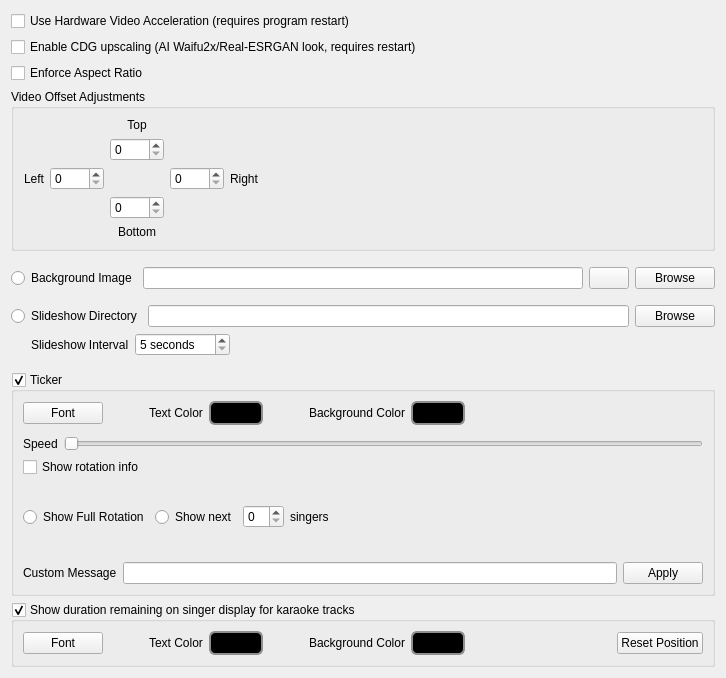
              <widget class="QWidget" name="scrollAreaWidgetContents">
               <property name="geometry">
                <rect>
                 <x>0</x>
                 <y>0</y>
                 <width>726</width>
                 <height>678</height>
                </rect>
               </property>
               <layout class="QVBoxLayout" name="verticalLayout_11">
                <item>
                 <widget class="QCheckBox" name="checkBoxHardwareAccel">
                  <property name="text">
                   <string>Use Hardware Video Acceleration (requires program restart)</string>
                  </property>
                 </widget>
                </item>
                <item>
                  <widget class="QCheckBox" name="checkBoxCdgPrescaling">
                   <property name="toolTip">
                    <string>&lt;html&gt;&lt;head/&gt;&lt;body&gt;&lt;p&gt;Smooths out 16-color pixel art lyrics into clean, anti-aliased vector curves using real-time edge-directed interpolation (AI Waifu2x/Real-ESRGAN simulation).&lt;/p&gt;&lt;/body&gt;&lt;/html&gt;</string>
                   </property>
                   <property name="text">
                    <string>Enable CDG upscaling (AI Waifu2x/Real-ESRGAN look, requires restart)</string>
                   </property>
                  </widget>
                </item>
                <item>
                 <widget class="QCheckBox" name="checkBoxEnforceAspectRatio">
                  <property name="toolTip">
                   <string>If enabled, videos will respect the source aspect ratio when being stretched to fit the window.</string>
                  </property>
                  <property name="text">
                   <string>Enforce Aspect Ratio</string>
                  </property>
                 </widget>
                </item>
                <item>
                 <widget class="QGroupBox" name="groupBox_8">
                  <property name="minimumSize">
                   <size>
                    <width>0</width>
                    <height>0</height>
                   </size>
                  </property>
                  <property name="title">
                   <string>Video Offset Adjustments</string>
                  </property>
                  <layout class="QVBoxLayout" name="verticalLayout_27">
                   <item>
                    <layout class="QGridLayout" name="gridLayout_2">
                     <property name="topMargin">
                      <number>0</number>
                     </property>
                     <item row="1" column="2">
                      <widget class="QSpinBox" name="spinBoxCdgOffsetTop">
                       <property name="maximum">
                        <number>1024</number>
                       </property>
                      </widget>
                     </item>
                     <item row="0" column="2">
                      <widget class="QLabel" name="label_35">
                       <property name="text">
                        <string>Top</string>
                       </property>
                       <property name="alignment">
                        <set>Qt::AlignCenter</set>
                       </property>
                      </widget>
                     </item>
                     <item row="2" column="3">
                      <widget class="QSpinBox" name="spinBoxCdgOffsetRight">
                       <property name="maximum">
                        <number>1024</number>
                       </property>
                      </widget>
                     </item>
                     <item row="2" column="0">
                      <widget class="QLabel" name="label_36">
                       <property name="text">
                        <string>Left</string>
                       </property>
                       <property name="alignment">
                        <set>Qt::AlignRight|Qt::AlignTrailing|Qt::AlignVCenter</set>
                       </property>
                      </widget>
                     </item>
                     <item row="2" column="1">
                      <widget class="QSpinBox" name="spinBoxCdgOffsetLeft">
                       <property name="maximum">
                        <number>1024</number>
                       </property>
                      </widget>
                     </item>
                     <item row="3" column="2">
                      <widget class="QSpinBox" name="spinBoxCdgOffsetBottom">
                       <property name="maximum">
                        <number>1024</number>
                       </property>
                      </widget>
                     </item>
                     <item row="2" column="4">
                      <widget class="QLabel" name="label_37">
                       <property name="text">
                        <string>Right</string>
                       </property>
                      </widget>
                     </item>
                     <item row="2" column="5">
                      <spacer name="horizontalSpacer_18">
                       <property name="orientation">
                        <enum>Qt::Horizontal</enum>
                       </property>
                       <property name="sizeHint" stdset="0">
                        <size>
                         <width>40</width>
                         <height>20</height>
                        </size>
                       </property>
                      </spacer>
                     </item>
                     <item row="4" column="2">
                      <widget class="QLabel" name="label_38">
                       <property name="text">
                        <string>Bottom</string>
                       </property>
                       <property name="alignment">
                        <set>Qt::AlignCenter</set>
                       </property>
                      </widget>
                     </item>
                    </layout>
                   </item>
                  </layout>
                 </widget>
                </item>
                <item>
                 <layout class="QVBoxLayout" name="verticalLayout_12">
                  <property name="topMargin">
                   <number>10</number>
                  </property>
                  <property name="bottomMargin">
                   <number>10</number>
                  </property>
                  <item>
                   <layout class="QHBoxLayout" name="horizontalLayout_8">
                    <property name="topMargin">
                     <number>0</number>
                    </property>
                    <item>
                     <widget class="QRadioButton" name="rbBgImage">
                      <property name="text">
                       <string>Background Image</string>
                      </property>
                     </widget>
                    </item>
                    <item>
                     <widget class="QLineEdit" name="lineEditCdgBackground"/>
                    </item>
                    <item>
                     <widget class="QPushButton" name="pushButtonClearBgImg">
                      <property name="text">
                       <string/>
                      </property>
                      <property name="icon">
                       <iconset theme="edit-clear-all">
                        <normaloff>.</normaloff>.</iconset>
                      </property>
                     </widget>
                    </item>
                    <item>
                     <widget class="QPushButton" name="pushButtonBrowse">
                      <property name="text">
                       <string>Browse</string>
                      </property>
                     </widget>
                    </item>
                   </layout>
                  </item>
                  <item>
                   <layout class="QHBoxLayout" name="horizontalLayout_10">
                    <property name="topMargin">
                     <number>10</number>
                    </property>
                    <item>
                     <widget class="QRadioButton" name="rbSlideshow">
                      <property name="text">
                       <string>Slideshow Directory</string>
                      </property>
                     </widget>
                    </item>
                    <item>
                     <widget class="QLineEdit" name="lineEditSlideshowDir"/>
                    </item>
                    <item>
                     <widget class="QPushButton" name="pushButtonSlideshowBrowse">
                      <property name="text">
                       <string>Browse</string>
                      </property>
                     </widget>
                    </item>
                   </layout>
                  </item>
                  <item>
                   <layout class="QHBoxLayout" name="horizontalLayout_22">
                    <property name="leftMargin">
                     <number>20</number>
                    </property>
                    <property name="topMargin">
                     <number>0</number>
                    </property>
                    <item>
                     <widget class="QLabel" name="label">
                      <property name="text">
                       <string>Slideshow Interval</string>
                      </property>
                     </widget>
                    </item>
                    <item>
                     <widget class="QSpinBox" name="spinBoxSlideshowInterval">
                      <property name="suffix">
                       <string> seconds</string>
                      </property>
                      <property name="minimum">
                       <number>5</number>
                      </property>
                      <property name="maximum">
                       <number>300</number>
                      </property>
                     </widget>
                    </item>
                    <item>
                     <spacer name="horizontalSpacer_19">
                      <property name="orientation">
                       <enum>Qt::Horizontal</enum>
                      </property>
                      <property name="sizeHint" stdset="0">
                       <size>
                        <width>40</width>
                        <height>20</height>
                       </size>
                      </property>
                     </spacer>
                    </item>
                   </layout>
                  </item>
                 </layout>
                </item>
                <item>
                 <widget class="QGroupBox" name="groupBoxTicker">
                  <property name="sizePolicy">
                   <sizepolicy hsizetype="Preferred" vsizetype="MinimumExpanding">
                    <horstretch>0</horstretch>
                    <verstretch>0</verstretch>
                   </sizepolicy>
                  </property>
                  <property name="title">
                   <string>Ticker</string>
                  </property>
                  <property name="checkable">
                   <bool>true</bool>
                  </property>
                  <layout class="QVBoxLayout" name="verticalLayout_9">
                   <item>
                    <layout class="QHBoxLayout" name="horizontalLayout_4">
                     <property name="topMargin">
                      <number>0</number>
                     </property>
                     <property name="bottomMargin">
                      <number>0</number>
                     </property>
                     <item>
                      <widget class="QPushButton" name="pushButtonFont">
                       <property name="text">
                        <string>Font</string>
                       </property>
                      </widget>
                     </item>
                     <item>
                      <spacer name="horizontalSpacer_2">
                       <property name="orientation">
                        <enum>Qt::Horizontal</enum>
                       </property>
                       <property name="sizeType">
                        <enum>QSizePolicy::Fixed</enum>
                       </property>
                       <property name="sizeHint" stdset="0">
                        <size>
                         <width>40</width>
                         <height>20</height>
                        </size>
                       </property>
                      </spacer>
                     </item>
                     <item>
                      <widget class="QLabel" name="label_3">
                       <property name="text">
                        <string>Text Color</string>
                       </property>
                      </widget>
                     </item>
                     <item>
                      <widget class="QPushButton" name="pushButtonTextColor">
                       <property name="styleSheet">
                        <string notr="true">QPushButton {
    border: 2px solid #8f8f91;
    border-radius: 6px;
    background-color: rgb(0,0,0);
    min-width: 40px;
    padding-left: 5px;
    padding-right: 5px;
    padding-top: 3px;
    padding-bottom: 3px;
}

QPushButton:pressed {
    background-color: rgb(0,0,0);
}

QPushButton:flat {
    border: none; /* no border for a flat push button */
}

QPushButton:default {
    border-color: navy; /* make the default button prominent */
}</string>
                       </property>
                       <property name="text">
                        <string/>
                       </property>
                       <property name="autoDefault">
                        <bool>false</bool>
                       </property>
                       <property name="flat">
                        <bool>false</bool>
                       </property>
                      </widget>
                     </item>
                     <item>
                      <spacer name="horizontalSpacer_3">
                       <property name="orientation">
                        <enum>Qt::Horizontal</enum>
                       </property>
                       <property name="sizeType">
                        <enum>QSizePolicy::Fixed</enum>
                       </property>
                       <property name="sizeHint" stdset="0">
                        <size>
                         <width>40</width>
                         <height>20</height>
                        </size>
                       </property>
                      </spacer>
                     </item>
                     <item>
                      <widget class="QLabel" name="label_4">
                       <property name="text">
                        <string>Background Color</string>
                       </property>
                      </widget>
                     </item>
                     <item>
                      <widget class="QPushButton" name="pushButtonBgColor">
                       <property name="styleSheet">
                        <string notr="true">QPushButton {
    border: 2px solid #8f8f91;
    border-radius: 6px;
    background-color: rgb(0,0,0);
    min-width: 40px;
    padding-left: 5px;
    padding-right: 5px;
    padding-top: 3px;
    padding-bottom: 3px;
}

QPushButton:pressed {
    background-color: rgb(0,0,0);
}

QPushButton:flat {
    border: none; /* no border for a flat push button */
}

QPushButton:default {
    border-color: navy; /* make the default button prominent */
}</string>
                       </property>
                       <property name="text">
                        <string/>
                       </property>
                       <property name="autoDefault">
                        <bool>false</bool>
                       </property>
                       <property name="flat">
                        <bool>false</bool>
                       </property>
                      </widget>
                     </item>
                     <item>
                      <spacer name="horizontalSpacer_4">
                       <property name="orientation">
                        <enum>Qt::Horizontal</enum>
                       </property>
                       <property name="sizeHint" stdset="0">
                        <size>
                         <width>40</width>
                         <height>20</height>
                        </size>
                       </property>
                      </spacer>
                     </item>
                    </layout>
                   </item>
                   <item>
                    <layout class="QHBoxLayout" name="horizontalLayout_5">
                     <property name="topMargin">
                      <number>5</number>
                     </property>
                     <item>
                      <widget class="QLabel" name="label_2">
                       <property name="text">
                        <string>Speed</string>
                       </property>
                      </widget>
                     </item>
                     <item>
                      <widget class="QSlider" name="horizontalSliderTickerSpeed">
                       <property name="minimum">
                        <number>0</number>
                       </property>
                       <property name="maximum">
                        <number>50</number>
                       </property>
                       <property name="orientation">
                        <enum>Qt::Horizontal</enum>
                       </property>
                       <property name="invertedAppearance">
                        <bool>false</bool>
                       </property>
                       <property name="invertedControls">
                        <bool>false</bool>
                       </property>
                      </widget>
                     </item>
                    </layout>
                   </item>
                   <item>
                    <widget class="QCheckBox" name="cbxTickerShowRotationInfo">
                     <property name="text">
                      <string>Show rotation info</string>
                     </property>
                    </widget>
                   </item>
                   <item>
                    <layout class="QHBoxLayout" name="horizontalLayout_7">
                     <property name="spacing">
                      <number>6</number>
                     </property>
                     <property name="topMargin">
                      <number>0</number>
                     </property>
                     <item>
                      <widget class="QRadioButton" name="radioButtonFullRotation">
                       <property name="text">
                        <string>Show Full Rotation</string>
                       </property>
                      </widget>
                     </item>
                     <item>
                      <widget class="QRadioButton" name="radioButtonPartialRotation">
                       <property name="text">
                        <string>Show next</string>
                       </property>
                      </widget>
                     </item>
                     <item>
                      <widget class="QSpinBox" name="spinBoxTickerSingers"/>
                     </item>
                     <item>
                      <widget class="QLabel" name="label_5">
                       <property name="text">
                        <string>singers</string>
                       </property>
                      </widget>
                     </item>
                     <item>
                      <spacer name="horizontalSpacer_5">
                       <property name="orientation">
                        <enum>Qt::Horizontal</enum>
                       </property>
                       <property name="sizeHint" stdset="0">
                        <size>
                         <width>40</width>
                         <height>20</height>
                        </size>
                       </property>
                      </spacer>
                     </item>
                    </layout>
                   </item>
                   <item>
                    <layout class="QHBoxLayout" name="horizontalLayout_9">
                     <property name="topMargin">
                      <number>5</number>
                     </property>
                     <item>
                      <widget class="QLabel" name="label_8">
                       <property name="text">
                        <string>Custom Message</string>
                       </property>
                      </widget>
                     </item>
                     <item>
                      <widget class="QLineEdit" name="lineEditTickerMessage">
                       <property name="toolTip">
                        <string>&lt;html&gt;&lt;head/&gt;&lt;body&gt;&lt;p&gt;&lt;span style=&quot; font-size:9pt; font-weight:600;&quot;&gt;Custom text to display on the ticker&lt;/span&gt;&lt;span style=&quot; font-size:9pt;&quot;&gt;&lt;br/&gt;Supports the following varaible substitutions:&lt;br/&gt;&lt;br/&gt;%m_curSinger = Current singer name&lt;br/&gt;%curSong = Current song (aritst - title)&lt;br/&gt;%m_curArtist = Current artist&lt;br/&gt;%m_curTitle = Current title&lt;br/&gt;%nextSinger = Next singer name&lt;/span&gt;&lt;/p&gt;&lt;/body&gt;&lt;/html&gt;</string>
                       </property>
                      </widget>
                     </item>
                     <item>
                      <widget class="QPushButton" name="pushButtonApplyTickerMsg">
                       <property name="text">
                        <string>Apply</string>
                       </property>
                      </widget>
                     </item>
                    </layout>
                   </item>
                  </layout>
                 </widget>
                </item>
                <item>
                 <widget class="QGroupBox" name="groupBoxShowDuration">
                  <property name="sizePolicy">
                   <sizepolicy hsizetype="Preferred" vsizetype="Preferred">
                    <horstretch>0</horstretch>
                    <verstretch>0</verstretch>
                   </sizepolicy>
                  </property>
                  <property name="title">
                   <string>Show duration remaining on singer display for karaoke tracks</string>
                  </property>
                  <property name="checkable">
                   <bool>true</bool>
                  </property>
                  <layout class="QHBoxLayout" name="horizontalLayout_6">
                   <item>
                    <widget class="QPushButton" name="btnDurationFont">
                     <property name="text">
                      <string>Font</string>
                     </property>
                    </widget>
                   </item>
                   <item>
                    <spacer name="horizontalSpacer_15">
                     <property name="orientation">
                      <enum>Qt::Horizontal</enum>
                     </property>
                     <property name="sizeType">
                      <enum>QSizePolicy::Fixed</enum>
                     </property>
                     <property name="sizeHint" stdset="0">
                      <size>
                       <width>40</width>
                       <height>20</height>
                      </size>
                     </property>
                    </spacer>
                   </item>
                   <item>
                    <widget class="QLabel" name="label_31">
                     <property name="text">
                      <string>Text Color</string>
                     </property>
                    </widget>
                   </item>
                   <item>
                    <widget class="QPushButton" name="btnDurationFontColor">
                     <property name="styleSheet">
                      <string notr="true">QPushButton {
    border: 2px solid #8f8f91;
    border-radius: 6px;
    background-color: rgb(0,0,0);
    min-width: 40px;
    padding-left: 5px;
    padding-right: 5px;
    padding-top: 3px;
    padding-bottom: 3px;
}

QPushButton:pressed {
    background-color: rgb(0,0,0);
}

QPushButton:flat {
    border: none; /* no border for a flat push button */
}

QPushButton:default {
    border-color: navy; /* make the default button prominent */
}</string>
                     </property>
                     <property name="text">
                      <string/>
                     </property>
                    </widget>
                   </item>
                   <item>
                    <spacer name="horizontalSpacer_16">
                     <property name="orientation">
                      <enum>Qt::Horizontal</enum>
                     </property>
                     <property name="sizeType">
                      <enum>QSizePolicy::Fixed</enum>
                     </property>
                     <property name="sizeHint" stdset="0">
                      <size>
                       <width>40</width>
                       <height>20</height>
                      </size>
                     </property>
                    </spacer>
                   </item>
                   <item>
                    <widget class="QLabel" name="label_32">
                     <property name="text">
                      <string>Background Color</string>
                     </property>
                    </widget>
                   </item>
                   <item>
                    <widget class="QPushButton" name="btnDurationBgColor">
                     <property name="styleSheet">
                      <string notr="true">QPushButton {
    border: 2px solid #8f8f91;
    border-radius: 6px;
    background-color: rgb(0,0,0);
    min-width: 40px;
    padding-left: 5px;
    padding-right: 5px;
    padding-top: 3px;
    padding-bottom: 3px;
}

QPushButton:pressed {
    background-color: rgb(0,0,0);
}

QPushButton:flat {
    border: none; /* no border for a flat push button */
}

QPushButton:default {
    border-color: navy; /* make the default button prominent */
}</string>
                     </property>
                     <property name="text">
                      <string/>
                     </property>
                    </widget>
                   </item>
                   <item>
                    <spacer name="horizontalSpacer_17">
                     <property name="orientation">
                      <enum>Qt::Horizontal</enum>
                     </property>
                     <property name="sizeHint" stdset="0">
                      <size>
                       <width>40</width>
                       <height>20</height>
                      </size>
                     </property>
                    </spacer>
                   </item>
                   <item>
                    <widget class="QPushButton" name="pushButtonResetDurationPos">
                     <property name="toolTip">
                      <string>&lt;html&gt;&lt;head/&gt;&lt;body&gt;&lt;p&gt;Reset duration display location to default.  Use this if the duration gets hidden due to a resolution or window size change.&lt;/p&gt;&lt;/body&gt;&lt;/html&gt;</string>
                     </property>
                     <property name="text">
                      <string>Reset Position</string>
                     </property>
                    </widget>
                   </item>
                  </layout>
                 </widget>
                </item>
               </layout>
              </widget>
